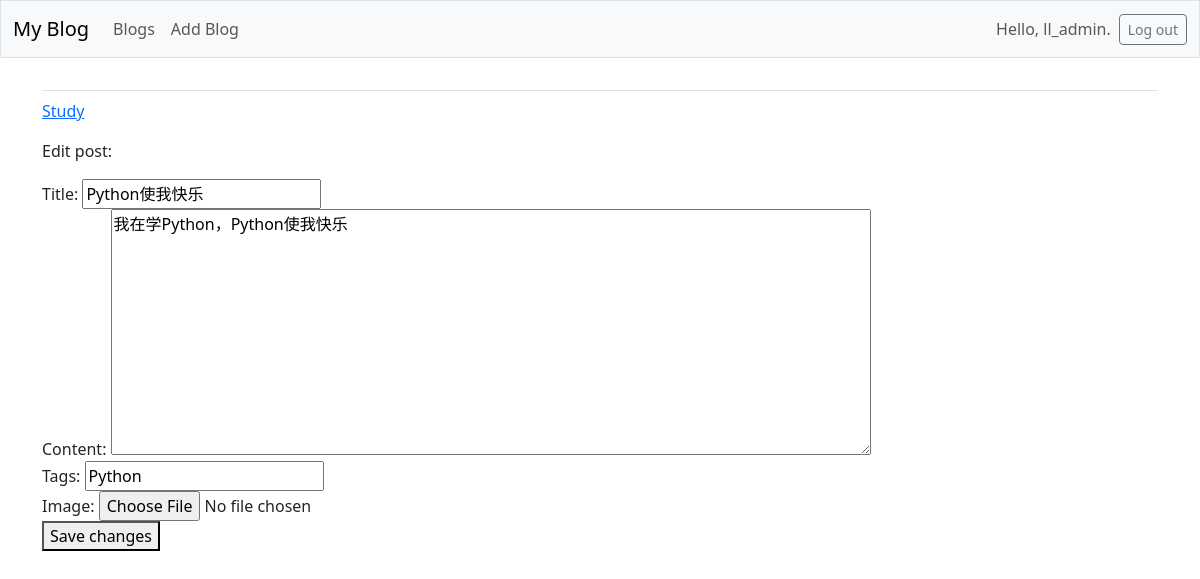
/edit_post/6/ (signed in), run on the app's committed database.
### blogs/models.py (models this page shows, shortened)
class Blog(models.Model):
    title = models.CharField(max_length=100)
    date_added = models.DateTimeField(auto_now_add=True)  # 创建时间
    author = models.ForeignKey(User, on_delete=models.CASCADE, related_name='authored_blogs')
    owner = models.ForeignKey(User, on_delete=models.CASCADE, related_name='owned_blogs')
    description = models.TextField(blank=True)  # 描述，可以为空
    cover_image = models.ImageField(upload_to='blog_covers/', blank=True, null=True)  # 封面图，允许为空
    def __str__(self):
        return self.title  # 返回博客标题作为字符串表示

class Post(models.Model):
    title = models.CharField(max_length=200)
    content = models.TextField()
    author = models.ForeignKey(User, on_delete=models.CASCADE)  # 博文作者关联到用户模型
    date_added = models.DateTimeField(auto_now_add=True)  # 创建时间
    blog = models.ForeignKey(Blog, on_delete=models.CASCADE)  # 外键关联到博客模型
    tags = models.CharField(max_length=100, blank=True)  # 标签，可以为空，可以根据需要更改数据类型
    image = models.ImageField(upload_to='post_images/', blank=True, null=True)  # 图片，允许为空
    likes = models.IntegerField(default=0)  # 点赞数，默认为0

### blogs/views.py (the view)
# urls.py: path('edit_post/<int:post_id>/', views.edit_post, name='edit_post'),
@login_required
def edit_post(request, post_id):
    post = Post.objects.get(id=post_id)
    blog = post.blog
    if blog.author != request.user:
        raise Http404
    if request.method != 'POST':
        form = PostForm(instance=post)
    else:
        form = PostForm(instance=post, data=request.POST)
        if form.is_valid():
            form.save()
            return redirect('blogs:blog', blog_id=blog.id)
    context = {'post': post, 'blog': blog, 'form': form}
    return render(request, 'blogs/edit_post.html', context)

### blogs/forms.py
class PostForm(forms.ModelForm):
    class Meta:
        model = Post
        fields = ['title', 'content', 'tags', 'image']
        labels = {'title': 'Title', 'content': 'Content', 'tags': 'Tags', 'image': 'Image'}
        widgets = {'content': forms.Textarea(attrs={'rows': 10, 'cols': 80})}  # 自定义 content 字段的文本区域大小

### blogs/templates/blogs/edit_post.html (shortened to what this page needs)
{% extends "blogs/base.html" %}
{% block content %}
    <p><a href="{% url 'blogs:blog' blog_id=blog.id %}">{{ blog }}</a></p>
    <p>Edit post:</p>
    <form action="{% url 'blogs:edit_post' post_id=post.id %}" method='post'>
        {{ form.as_div }}
        <button name="submit">Save changes</button>
    </form>
{% endblock content %}

### blogs/templates/blogs/base.html (shortened to what this page needs)
<!doctype html>
<html lang="en">
<head>
    {% load django_bootstrap5 %}
    {% bootstrap_css %}
</head>
<body>
    <nav class="navbar navbar-expand-md navbar-light bg-light mb-4 border">
        <div class="container-fluid">
            <a class="navbar-brand" href="{% url 'blogs:index' %}">
                My Blog</a>
            <div class="collapse navbar-collapse" id="navbarCollapse">
                <ul class="navbar-nav me-auto mb-2 mb-md-0">
                    <li class="nav-item">
                        <a class="nav-link" href="{% url 'blogs:blogs' %}">
                            Blogs</a></li>
                    <li class="nav-item">
                        <a class="nav-link" href="{% url 'blogs:add_blog' %}">
                            Add Blog</a>
                    </li>
                </ul>
                <ul class="navbar-nav ms-auto mb-2 mb-md-0">
                    {% if user.is_authenticated %}
                    <li class="nav-item">
                        <span class="navbar-text me-2">Hello, {{ user.username }}.
                        </span></li>
                    {% endif %}
                </ul>
                {% if user.is_authenticated %}
                <form action="{% url 'accounts:logout' %}" method='post'>
                    <button name='submit' class='btn btn-outline-secondary btn-sm'>
                    Log out</button>
                </form>
            {% endif %}
            </div>
        </div>
    </nav>
    <main class="container">
        <div class="pb-2 mb-2 border-bottom">
        </div>
        <div>
            {% block content %}{% endblock content %}
        </div>
    </main>
</body>
</html>

### data on the page
Blog: title "Study"
Post: title "Python使我快乐", content "我在学Python，Python使我快乐", tags "Python"

### other printed values
{{ user.username }} "ll_admin"
